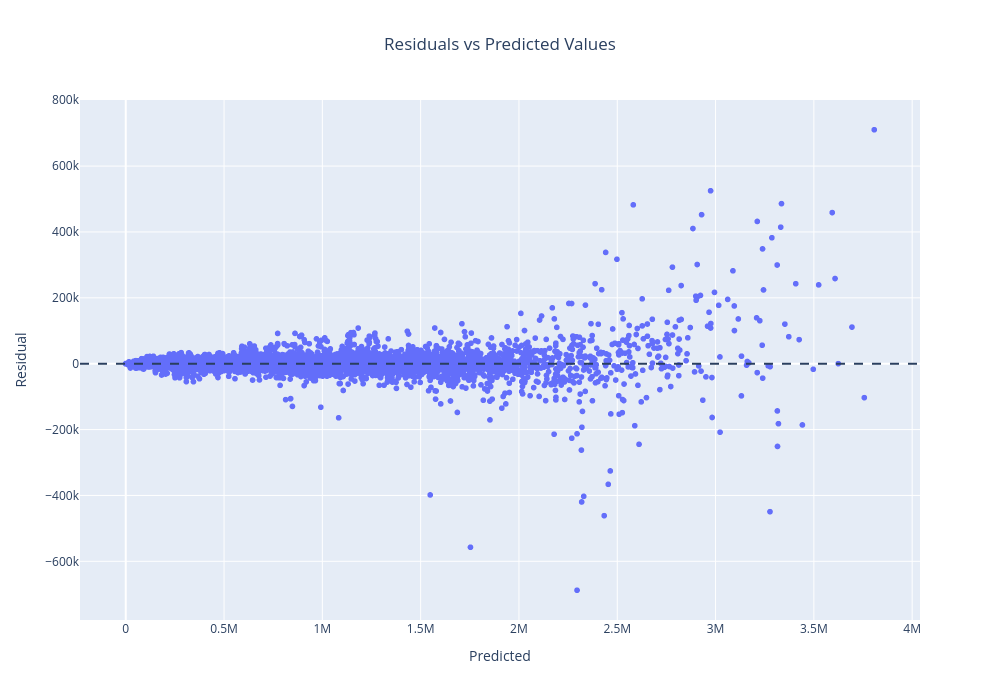
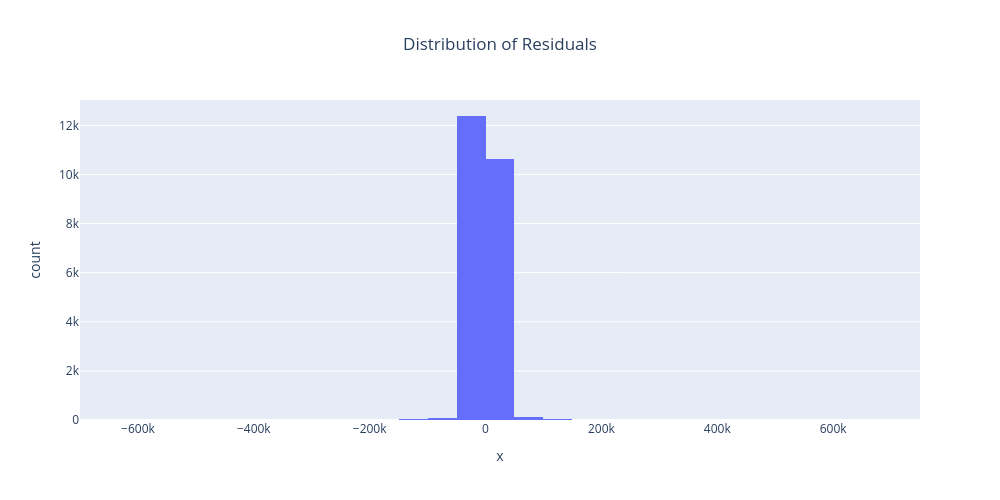

Notebook cell for these charts, in order:
### Code cell
# Residuals chart:
y_tests = pd.Series(y_test).values.flatten()
y_tests_pred_rf = pd.Series(y_test_pred_rf).values.flatten()

residuals = y_tests - y_tests_pred_rf

residual_df = pd.DataFrame({
                            "Predicted": y_tests_pred_rf,
                            "Residual": residuals
                          })

fig = px.scatter(residual_df, x="Predicted",y="Residual",
                      title="Residuals vs Predicted Values"
                )
fig.add_hline(y=0, line_dash="dash")
fig.update_layout(height=700, width = 1000, title_x = 0.5)
fig.show()


# Distribution of Residuals:
sym_fig = px.histogram(x=residuals,nbins=30,title="Distribution of Residuals")
sym_fig.update_layout(height= 500, width = 1000, title_x = 0.5)
sym_fig.show()

residual_df.to_csv(r"C:\Users\jagad\Documents\my_classes\Tasks\mini_project_3-marketing_campaign_performance_prediction\cleaned_data\nykaa_purplle_tira_combined_files\residual_df.csv")

### Figure 1 — Plotly figure (JSON) as saved in the notebook; plotly's stock layout.template omitted (floating-point values rounded to 4 significant figures; data arrays with more than 128 entries replaced by an {"elided": "..."} marker saying what was removed)
{"data": [{"hovertemplate": "Predicted=%{x}<br>Residual=%{y}<extra></extra>", "legendgroup": "", "marker": {"color": "#636efa", "symbol": "circle"}, "mode": "markers", "name": "", "showlegend": false, "type": "scattergl", "x": {"elided": "23363 float values"}, "xaxis": "x", "y": {"elided": "23363 float values"}, "yaxis": "y"}], "layout": {"height": 700, "legend": {"tracegroupgap": 0}, "shapes": [{"line": {"dash": "dash"}, "type": "line", "x0": 0, "x1": 1, "xref": "x domain", "y0": 0, "y1": 0, "yref": "y"}], "title": {"text": "Residuals vs Predicted Values", "x": 0.5}, "width": 1000, "xaxis": {"anchor": "y", "domain": [0, 1], "title": {"text": "Predicted"}}, "yaxis": {"anchor": "x", "domain": [0, 1], "title": {"text": "Residual"}}}}

### Figure 2 — Plotly figure (JSON) as saved in the notebook; plotly's stock layout.template omitted (floating-point values rounded to 4 significant figures; data arrays with more than 128 entries replaced by an {"elided": "..."} marker saying what was removed)
{"data": [{"bingroup": "x", "hovertemplate": "x=%{x}<br>count=%{y}<extra></extra>", "legendgroup": "", "marker": {"color": "#636efa", "pattern": {"shape": ""}}, "name": "", "nbinsx": 30, "orientation": "v", "showlegend": false, "type": "histogram", "x": {"elided": "23363 float values"}, "xaxis": "x", "yaxis": "y"}], "layout": {"barmode": "relative", "height": 500, "legend": {"tracegroupgap": 0}, "title": {"text": "Distribution of Residuals", "x": 0.5}, "width": 1000, "xaxis": {"anchor": "y", "domain": [0, 1], "title": {"text": "x"}}, "yaxis": {"anchor": "x", "domain": [0, 1], "title": {"text": "count"}}}}
